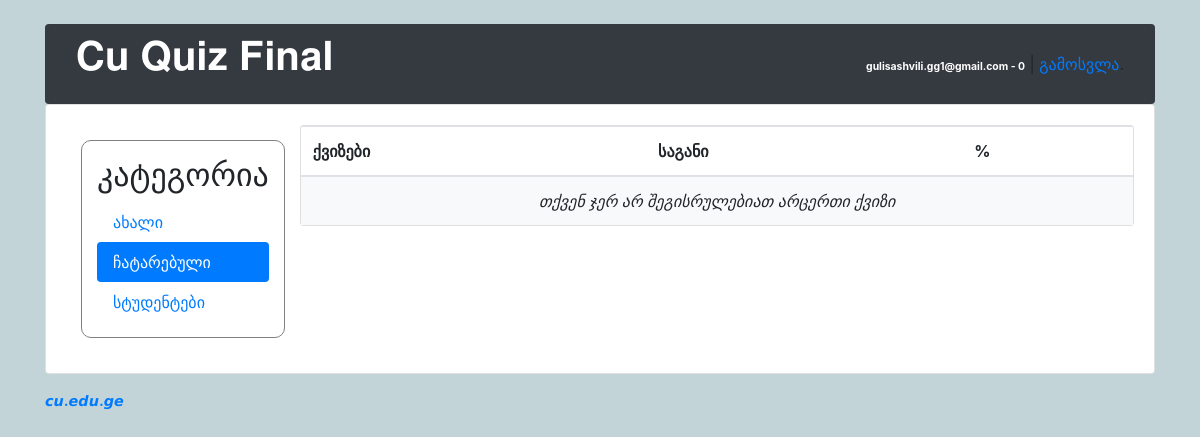
The page /students/taken/ (signed in) on the database as committed earlier.
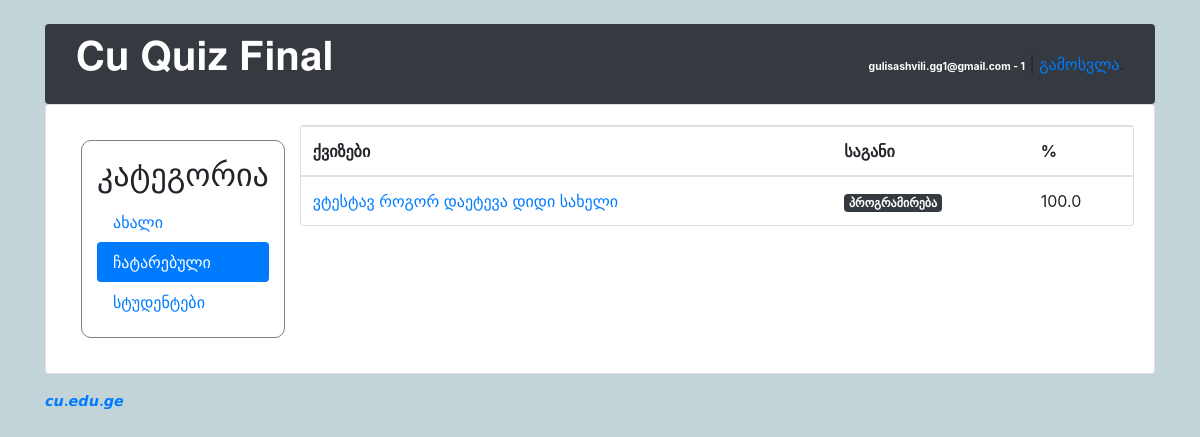
The same page on the database as committed later.
### classroom/models.py (models this page shows, shortened)
class User(AbstractUser):
    is_student = models.BooleanField(default=False)
    is_teacher = models.BooleanField(default=False)
    username = models.CharField(error_messages={'unique': 'მომხმარებლის სახელი დაკავებულია.'}, max_length=150, unique=True, verbose_name='მომხმარებლის სახელი')

class Student(models.Model):
    user = models.OneToOneField(User, on_delete=models.CASCADE, primary_key=True)
    quizzes = models.ManyToManyField(Quiz, through='TakenQuiz')
    interests = models.ManyToManyField(Subject, related_name='interested_students')
    score = models.IntegerField(default=0)

class TakenQuiz(models.Model):
    student = models.ForeignKey(Student, on_delete=models.CASCADE, related_name='taken_quizzes')
    quiz = models.ForeignKey(Quiz, on_delete=models.CASCADE, related_name='taken_quizzes')
    score = models.IntegerField()
    percentage = models.FloatField()
    date = models.DateTimeField(auto_now_add=True)

class Quiz(models.Model):
    owner = models.ForeignKey(User, on_delete=models.CASCADE, related_name='quizzes')
    name = models.CharField("დასახელება", max_length=255)
    subject = models.ForeignKey(Subject, on_delete=models.CASCADE, verbose_name=u'საგანი',
                                related_name='quizzes')

class Subject(models.Model):
    name = models.CharField(max_length=30)
    color = models.CharField(max_length=7, default='#007bff')
    def get_html_badge(self):
        name = escape(self.name)
        color = escape(self.color)
        html = '<span class="badge badge-primary" style="background-color: %s">%s</span>' % (color, name)
        return mark_safe(html)

### classroom/views/students.py (the view)
# urls.py: path('taken/', students.TakenQuizListView.as_view(), name='taken_quiz_list'),
@method_decorator([login_required, student_required], name='dispatch')
class TakenQuizListView(ListView):
    model = TakenQuiz
    context_object_name = 'taken_quizzes'
    template_name = 'classroom/students/taken_quiz_list.html'
    def get_queryset(self):
        queryset = self.request.user.student.taken_quizzes \
            .select_related('quiz', 'quiz__subject') \
            .order_by('quiz__name')
        return queryset

### classroom/templates/classroom/students/taken_quiz_list.html
{% extends 'base.html' %}
{% block content %}
    <div id = responsivediv>
        <div>
            {% include 'classroom/students/_header.html' with active='taken' %}
        </div>
        <div style="width: 100%">
            <div class="card" style="width: 100%">
                <table class="table mb-0" style="width: 100%">
                    <thead>
                    <tr>
                        <th>ქვიზები</th>
                        <th>საგანი</th>
                        <th>%</th>
                    </tr>
                    </thead>
                    <tbody>
                    {% for taken_quiz in taken_quizzes %}
                        <tr>
                            <td>
                                <a href="{% url 'students:student_quiz_results' taken_quiz.quiz.id %}">{{ taken_quiz.quiz.name }}</a>
                            </td>
                            <td>{{ taken_quiz.quiz.subject.get_html_badge }}</td>
                            <td>{{ taken_quiz.percentage }}</td>
                        </tr>
                    {% empty %}
                        <tr>
                            <td class="bg-light text-center font-italic" colspan="3">თქვენ ჯერ არ შეგისრულებიათ არცერთი
                                ქვიზი
                            </td>
                        </tr>
                    {% endfor %}
                    </tbody>
                </table>
            </div>
        </div>
    </div>
{% endblock %}

### templates/base.html (shortened to what this page needs)
{% load static %}<!doctype html>
<html lang="en">
  <head>
    <link rel="stylesheet" href="{% static 'css/bootstrap.min.css' %}">
    <link rel="stylesheet" type="text/css" href="{% static 'css/app.css' %}">
    {% if user.is_authenticated and user.is_teacher %}
      <link rel="stylesheet" type="text/css" href="{% static 'css/teachers.css' %}">
    {% else %}
      <link rel="stylesheet" type="text/css" href="{% static 'css/students.css' %}">
    {% endif %}
  </head>
  <body>
    <div class="container my-4">
      <div class="row justify-content-center">
        <div class="col-md-15
         col-sm-12">
          <div class="navbar navbar-expand-lg navbar-dark bg-dark" style="border-radius: .25rem;">
            <div class="col-6">
              <h1 class="logo">
                <a href="{% url 'home' %}">
                    <p style="color:white">𝐂𝐮 𝐐𝐮𝐢𝐳 𝐅𝐢𝐧𝐚𝐥</p>
                </a>
              </h1>
            </div>
            <div class="col-6 text-right">
              {% if user.is_authenticated %}
                <p class="pt-3"><strong style="color: white; font-size: 65%">{{ user.username }}{% if user.is_student %} - {{user.student.score}}{% endif %}</strong> | <a href="{% url 'logout' %}">გამოსვლა</a>.</p>
              {% else %}
                <a href="{% url 'login' %}" class="btn btn-light" role="button">შესვლა</a>
                <a href="{% url 'signup' %}" class="btn btn-primary" role="button">რეგისტრაცია</a>
              {% endif %}
            </div>
          </div>
          <div class="card mb-3">
            <div class="card-body">
              {% block content %}
              {% endblock %}
            </div>
          </div>
          <footer>
            <strong><a style="color: #007bff" href="https://cu.edu.ge">𝙘𝙪.𝙚𝙙𝙪.𝙜𝙚</a></strong>
          </footer>
        </div>
      </div>
    </div>
  </body>
</html>

Rows that differ between the two databases and show on the page:
changed User "gulisashvili.gg1@gmail.com": student.score "0" → "1"
added TakenQuiz: quiz.name "ვტესტავ როგორ დაეტევა დიდი სახელი", quiz.subject.get_html_badge "პროგრამირება", percentage "100.0"
Other text that changed with them:
text no longer shown: "თქვენ ჯერ არ შეგისრულებიათ არცერთი ქვიზი"
